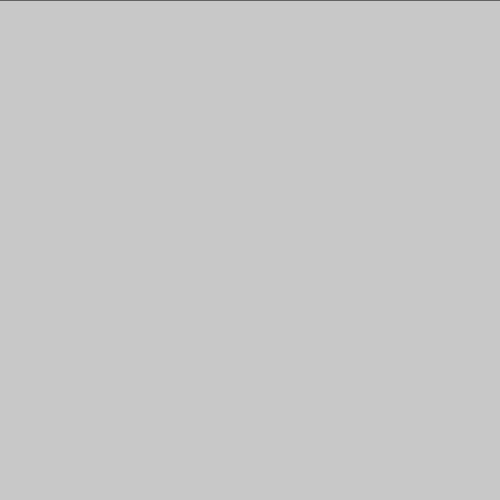
Frame 1 (no input)
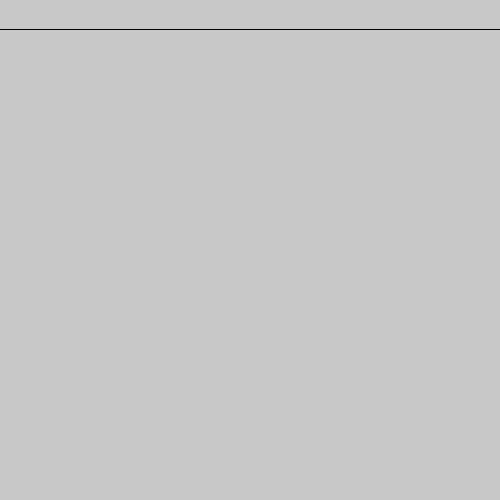
Frame 60 (no input)
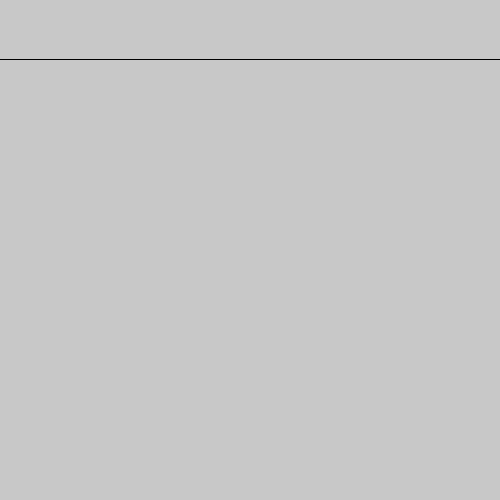
Frame 120 (the mouse pressed at the canvas centre since frame 60)

The p5.js sketch that drew these frames (run headless with seeded random() and noise() and a simulated clock; from frame 60 on, the mouse is pressed at the canvas centre):

// p5.js sketch
// ── sketch.js
// Variable global
let y = 0

function setup() {
  createCanvas(500, 500)
}

function draw() {
  background(200)
  line(0, y, width, y)
  y += 0.5
}
